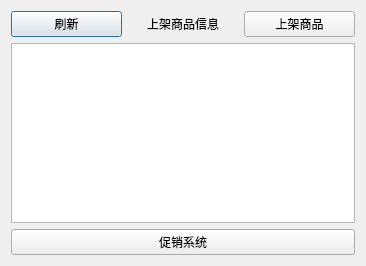
<?xml version="1.0" encoding="UTF-8"?>
<ui version="4.0">
 <class>goods</class>
 <widget class="QDialog" name="goods">
  <property name="geometry">
   <rect>
    <x>0</x>
    <y>0</y>
    <width>366</width>
    <height>266</height>
   </rect>
  </property>
  <property name="windowTitle">
   <string>Dialog</string>
  </property>
  <layout class="QVBoxLayout" name="verticalLayout">
   <item>
    <layout class="QHBoxLayout" name="horizontalLayout">
     <item>
      <widget class="QPushButton" name="button_refresh">
       <property name="text">
        <string>刷新</string>
       </property>
      </widget>
     </item>
     <item>
      <widget class="QLabel" name="label">
       <property name="text">
        <string>上架商品信息</string>
       </property>
       <property name="alignment">
        <set>Qt::AlignCenter</set>
       </property>
      </widget>
     </item>
     <item>
      <widget class="QPushButton" name="button_in">
       <property name="text">
        <string>上架商品</string>
       </property>
      </widget>
     </item>
    </layout>
   </item>
   <item>
    <widget class="QTableView" name="table_goods"/>
   </item>
   <item>
    <widget class="QPushButton" name="button_sailmethod">
     <property name="text">
      <string>促销系统</string>
     </property>
    </widget>
   </item>
  </layout>
 </widget>
 <resources/>
 <connections/>
</ui>
